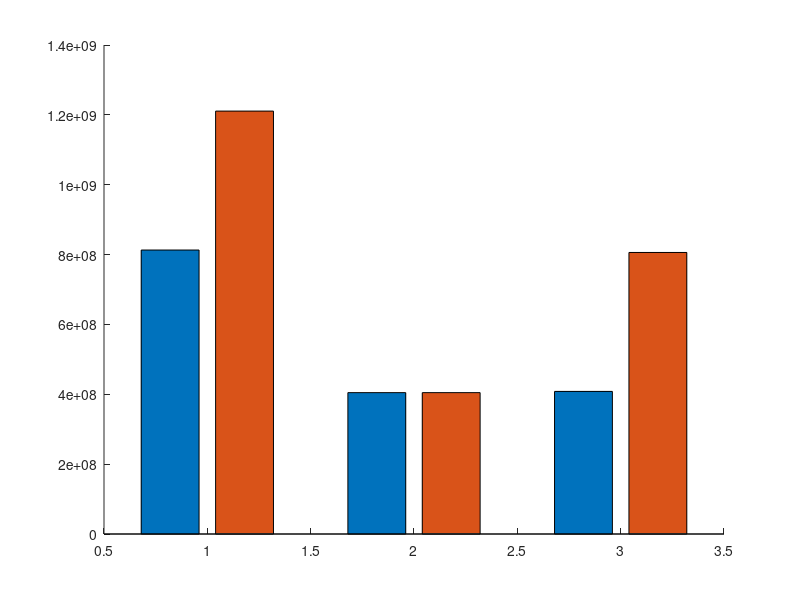

Here is the MATLAB script that generated this plot:
MAC_Feq = 0.7;

data1 = textread('withCE.txt');
hold on;
data2 = textread('withoutCE.txt');
hold on;
data = [data1,data2];

bar(data);

% title('comparison of required bandwidth for RU in left with DRAM');
% saveas(gca,'RU_DRAM_BW.jpg');
% close
